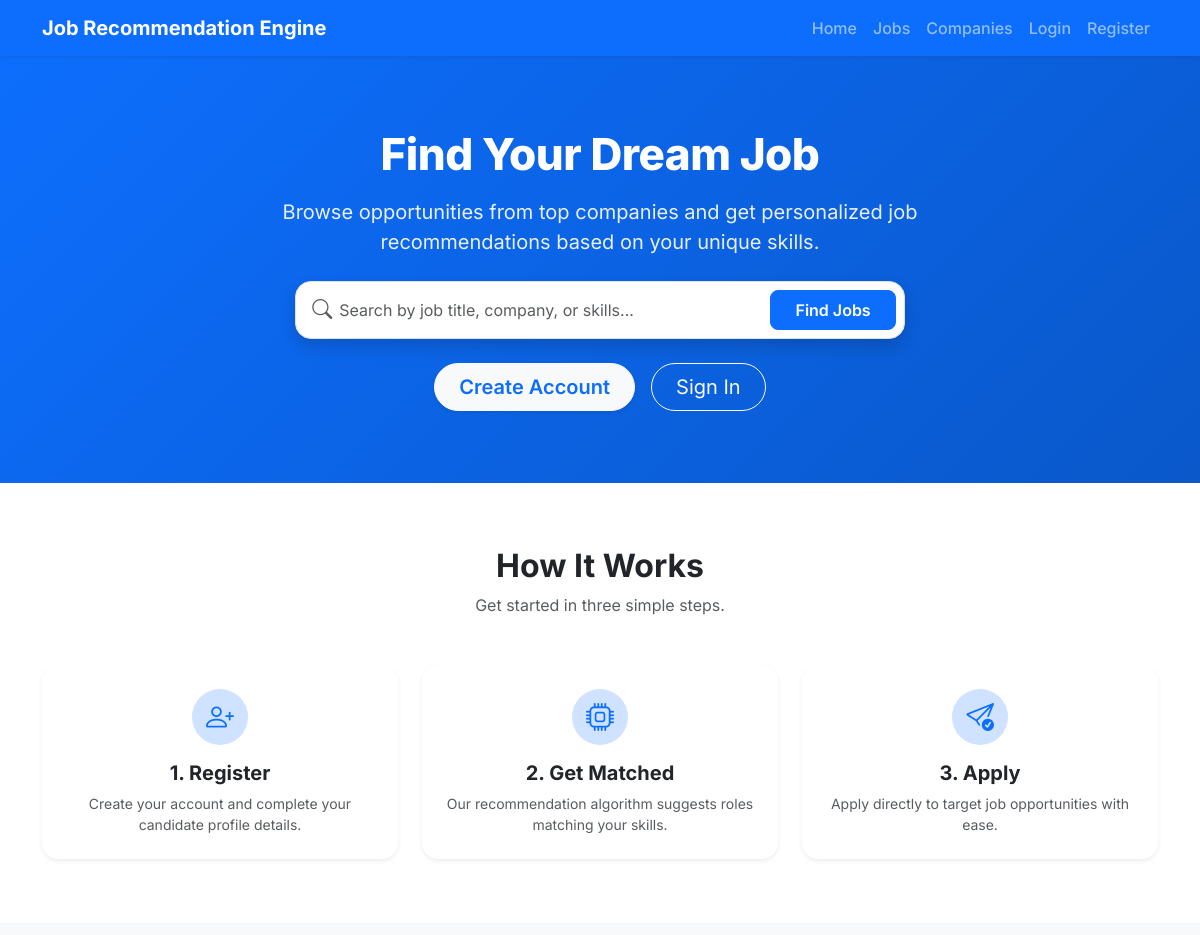
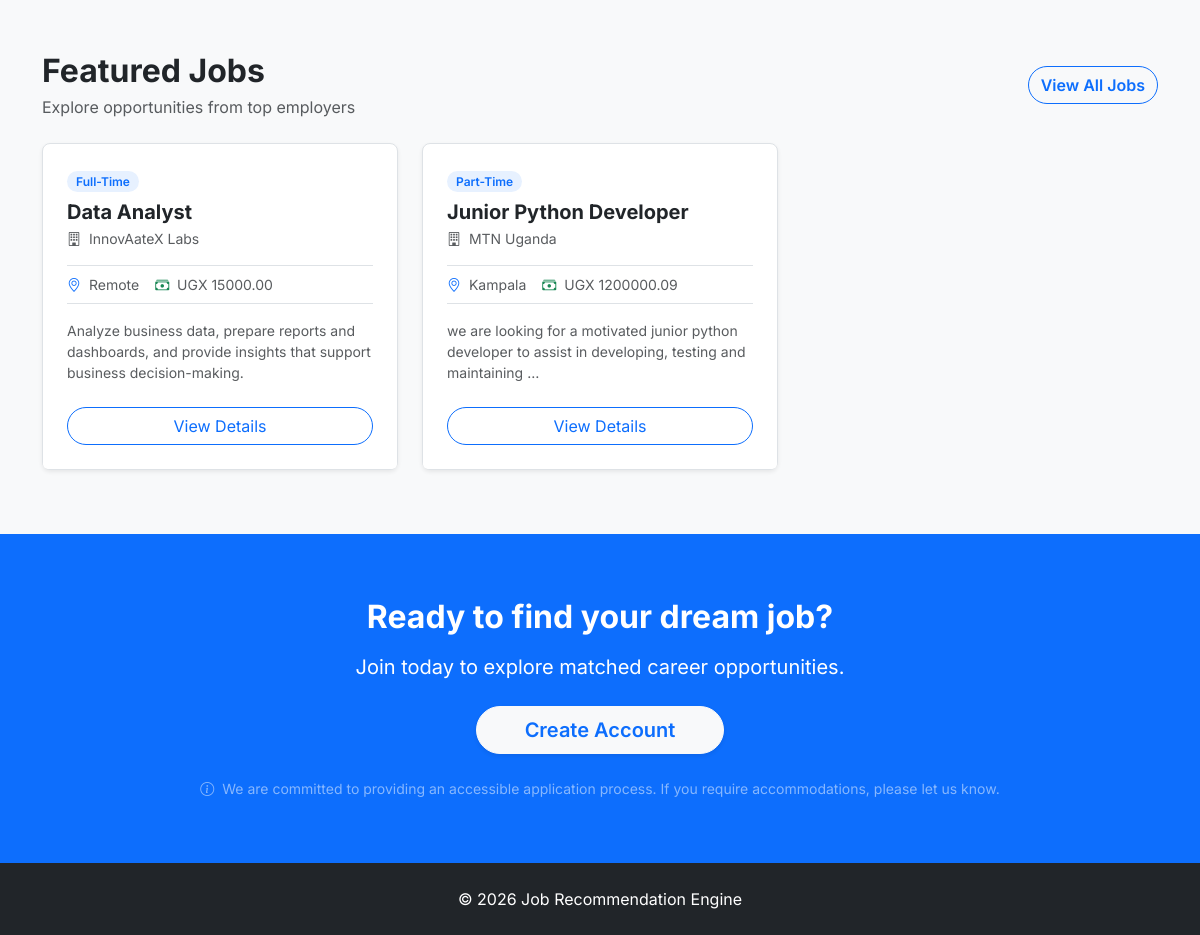
The page / on the database its author committed (2 pictures, top to bottom).
### recommender/models.py (models this page shows, shortened)
class Job(models.Model):
    JOB_TYPES = [
        ("Full-Time", "Full-Time"),
        ("Part-Time", "Part-Time"),
        ("Internship", "Internship"),
        ("Contract", "Contract"),
        ("Remote", "Remote"),
    ]
    title = models.CharField(max_length=200)
    company = models.ForeignKey(
        Company,
        on_delete=models.CASCADE,
        related_name="jobs"
    )
    posted_by = models.ForeignKey(
        User,
        on_delete=models.CASCADE,
        related_name="posted_jobs",
        null=True,
        blank=True,
    )
    category = models.ForeignKey(
        JobCategory,
        on_delete=models.CASCADE,
        related_name="jobs"
    )
    description = models.TextField()
    requirements = models.TextField()
    required_skills = models.TextField(
        help_text="Separate skills using commas"
    )
    location = models.CharField(max_length=100)
    salary = models.DecimalField(
        max_digits=10,
        decimal_places=2
    )
    experience_required = models.PositiveIntegerField()
    job_type = models.CharField(
        max_length=20,
        choices=JOB_TYPES
    )
    deadline = models.DateField()
    posted_at = models.DateTimeField(auto_now_add=True)

class Company(models.Model):
    name = models.CharField(max_length=200, unique=True)
    email = models.EmailField(blank=True)
    website = models.URLField(blank=True)
    location = models.CharField(max_length=100)
    description = models.TextField(blank=True)
    logo = models.ImageField(upload_to="company_logos/", blank=True, null=True)

### recommender/views/home.py (the view, shortened to what this page needs)
# urls.py: path("", home, name="home"),
def home(request):
    search_query = request.GET.get("search", "").strip()
    if not request.user.is_authenticated:
        featured_jobs = Job.objects.select_related("company", "category").order_by("-posted_at")
        if search_query:
            featured_jobs = featured_jobs.filter(
                Q(title__icontains=search_query) |
                Q(company__name__icontains=search_query) |
                Q(description__icontains=search_query)
            )
        featured_jobs = featured_jobs[:6]
        total_jobs = Job.objects.count()
        total_companies = Company.objects.count()
        categories = JobCategory.objects.all()[:6]
        return render(
            request,
            "welcome.html",
            {
                "featured_jobs": featured_jobs,
                "total_jobs": total_jobs,
                "total_companies": total_companies,
                "categories": categories,
                "search_query": search_query,
            },
        )

### recommender/templates/welcome.html (shortened to what this page needs)
{% extends "base.html" %}
{% block content %}
<section class="hero-wrapper text-center py-5" role="region" aria-label="Introduction & Job Search">
    <div class="container position-relative z-1 py-4">
        <div class="row justify-content-center">
            <div class="col-lg-9 col-xl-8">
                <h1 class="hero-title mb-3">
                    Find Your Dream Job
                </h1>
                <p class="hero-subtitle mb-4 fs-5 mx-auto" style="max-width: 640px;">
                    Browse opportunities from top companies and get personalized job recommendations based on your unique skills.
                </p>
                <div class="row justify-content-center mb-4">
                    <div class="col-md-10">
                        <form role="search" method="get" action="{% url 'home' %}" class="bg-white p-2 rounded-4 shadow border d-flex gap-2">
                            <div class="input-group align-items-center">
                                <span class="bg-transparent border-0 text-muted ps-2" aria-hidden="true">
                                    <i class="bi bi-search fs-5"></i>
                                </span>
                                <input type="text" id="job-search-input" name="search" class="form-control border-0 bg-transparent ps-2 py-2" placeholder="Search by job title, company, or skills..." value="{{ search_query|default:'' }}">
                            </div>
                            <button type="submit" class="btn btn-primary rounded-3 px-4 fw-semibold text-nowrap" aria-label="Submit Search">
                                Find Jobs
                            </button>
                        </form>
                    </div>
                </div>
                <div class="d-flex flex-wrap gap-3 justify-content-center">
                    <a href="{% url 'register' %}" class="btn btn-light btn-lg rounded-pill px-4 fw-semibold text-primary shadow-sm">
                        Create Account
                    </a>
                    <a href="{% url 'login' %}" class="btn btn-outline-light btn-lg rounded-pill px-4">
                        Sign In
                    </a>
                </div>
            </div>
        </div>
    </div>
</section>
<section class="py-5 bg-white" aria-labelledby="how-it-works-title">
    <div class="container my-3">
        <div class="text-center mb-5">
            <h2 id="how-it-works-title" class="fw-bold mb-2">How It Works</h2>
            <p class="text-muted">Get started in three simple steps.</p>
        </div>
        <div class="row g-4 text-center">
            <div class="col-md-4">
                <div class="p-4 rounded-4 card-modern h-100 border-0 shadow-sm">
                    <div class="bg-primary-subtle text-primary rounded-circle d-inline-flex align-items-center justify-content-center mb-3" style="width:56px; height:56px;" aria-hidden="true">
                        <i class="bi bi-person-plus fs-3"></i>
                    </div>
                    <h3 class="h5 fw-bold mb-2">1. Register</h3>
                    <p class="text-muted small mb-0">Create your account and complete your candidate profile details.</p>
                </div>
            </div>
            <div class="col-md-4">
                <div class="p-4 rounded-4 card-modern h-100 border-0 shadow-sm">
                    <div class="bg-primary-subtle text-primary rounded-circle d-inline-flex align-items-center justify-content-center mb-3" style="width:56px; height:56px;" aria-hidden="true">
                        <i class="bi bi-cpu fs-3"></i>
                    </div>
                    <h3 class="h5 fw-bold mb-2">2. Get Matched</h3>
                    <p class="text-muted small mb-0">Our recommendation algorithm suggests roles matching your skills.</p>
                </div>
            </div>
            <div class="col-md-4">
                <div class="p-4 rounded-4 card-modern h-100 border-0 shadow-sm">
                    <div class="bg-primary-subtle text-primary rounded-circle d-inline-flex align-items-center justify-content-center mb-3" style="width:56px; height:56px;" aria-hidden="true">
                        <i class="bi bi-send-check fs-3"></i>
                    </div>
                    <h3 class="h5 fw-bold mb-2">3. Apply</h3>
                    <p class="text-muted small mb-0">Apply directly to target job opportunities with ease.</p>
                </div>
            </div>
        </div>
    </div>
</section>
<section class="py-5 bg-light" aria-labelledby="featured-jobs-title">
    <div class="container my-3">
        <div class="d-flex justify-content-between align-items-center mb-4 flex-wrap gap-2">
            <div>
                <h2 id="featured-jobs-title" class="fw-bold mb-1">Featured Jobs</h2>
                <p class="text-muted mb-0">Explore opportunities from top employers</p>
            </div>
            <a href="{% url 'login' %}" class="btn btn-outline-primary rounded-pill fw-semibold" aria-label="View all jobs">
                View All Jobs
            </a>
        </div>
        <div class="row g-4">
            {% for job in featured_jobs %}
                <div class="col-md-6 col-lg-4">
                    <article class="card card-modern h-100" aria-labelledby="job-title-{{ job.id }}">
                        <div class="card-body p-4">
                            <span class="badge badge-custom badge-primary-soft mb-2">{{ job.job_type }}</span>
                            <h3 id="job-title-{{ job.id }}" class="h5 fw-bold mb-1">{{ job.title }}</h3>
                            <p class="text-muted small mb-3">
                                <i class="bi bi-building me-1" aria-hidden="true"></i> {{ job.company.name }}
                            </p>
                            <div class="d-flex flex-wrap gap-3 small text-muted my-3 py-2 border-top border-bottom">
                                <div><i class="bi bi-geo-alt text-primary me-1" aria-hidden="true"></i> {{ job.location }}</div>
                                <div><i class="bi bi-cash-stack text-success me-1" aria-hidden="true"></i> UGX {{ job.salary }}</div>
                            </div>
                            <p class="card-text text-muted small mb-0">
                                {{ job.description|truncatewords:16 }}
                            </p>
                        </div>
                        <div class="card-footer bg-white border-0 p-4 pt-0">
                            <a href="{% url 'login' %}" class="btn btn-outline-primary w-100 rounded-pill" aria-label="Sign in to view details for {{ job.title }}">
                                View Details
                            </a>
                        </div>
                    </article>
                </div>
            {% empty %}
                <div class="col-12 text-center py-5">
                    <p class="text-muted mb-0">No jobs available matching the search query.</p>
                </div>
            {% endfor %}
        </div>
    </div>
</section>
<section class="py-5 bg-primary text-white text-center" aria-label="Registration Call to Action">
    <div class="container py-3">
        <h2 class="fw-bold mb-3">Ready to find your dream job?</h2>
        <p class="text-white-80 mb-4 fs-5">
            Join today to explore matched career opportunities.
        </p>
        <div class="mb-4">
            <a href="{% url 'register' %}" class="btn btn-light btn-lg rounded-pill px-5 text-primary fw-semibold shadow-sm">
                Create Account
            </a>
        </div>
        <p class="text-white-50 small mb-0 max-w-lg mx-auto">
            <i class="bi bi-info-circle me-1" aria-hidden="true"></i>
            We are committed to providing an accessible application process. If you require accommodations, please let us know.
        </p>
    </div>
</section>
{% endblock %}

### recommender/static/recommender/css/custom.css (style rules this page uses)
:root { --font-family-base: 'Inter', -apple-system, BlinkMacSystemFont, "Segoe UI", Roboto, sans-serif; --primary-color: #0d6efd; --primary-hover: #0b5ed7; --primary-light: #e7f1ff; --body-bg: #f8f9fa; --card-bg: #ffffff; --text-primary: #212529; --text-muted: #6c757d; --border-color: #dee2e6; --radius-lg: 12px; --radius-md: 8px; --radius-sm: 6px; --shadow-sm: 0 0.125rem 0.25rem rgba(0, 0, 0, 0.075); --shadow-md: 0 0.5rem 1rem rgba(0, 0, 0, 0.1); --shadow-lg: 0 1rem 3rem rgba(0, 0, 0, 0.175); }
body { font-family: var(--font-family-base); background-color: var(--body-bg); color: var(--text-primary); display: flex; flex-direction: column; min-height: 100vh; }
.hero-wrapper { background: linear-gradient(135deg, #0d6efd 0%, #0a58ca 100%); color: #ffffff; padding: 4rem 0 4.5rem 0; }
.hero-title { font-size: 2.75rem; font-weight: 800; letter-spacing: -0.5px; }
.hero-subtitle { font-size: 1.15rem; color: rgba(255, 255, 255, 0.9); font-weight: 400; }
.card-modern { background: var(--card-bg); border: 1px solid var(--border-color); border-radius: var(--radius-md); box-shadow: var(--shadow-sm); transition: transform 0.2s ease, box-shadow 0.2s ease; }
.badge-custom { font-weight: 600; padding: 0.35em 0.75em; border-radius: 50px; }
.badge-primary-soft { background-color: #e7f1ff; color: #0d6efd; }

### rows shown on the page
Job: job_type "Full-Time", title "Data Analyst", company.name "InnovAateX Labs", location "Remote", salary "15000.00", description "Analyze business data, prepare reports and dashboards, and provide insights that support business decision-making."
Job: job_type "Part-Time", title "Junior Python Developer", company.name "MTN Uganda", location "Kampala", salary "1200000.09", description "we are looking for a motivated junior python developer to assist in developing, testing and maintaining …"
